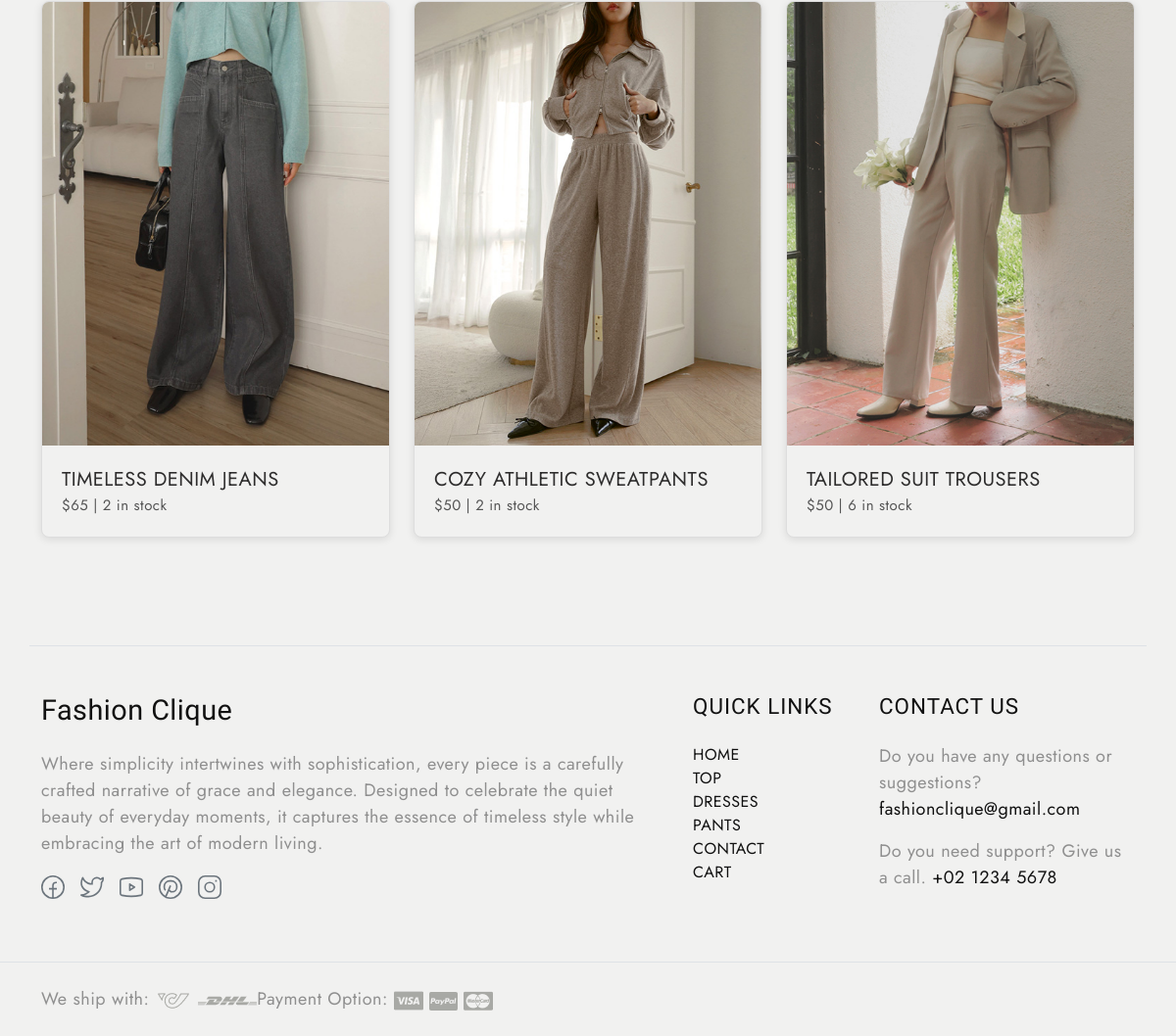
The app's page /pants (lower part), older data.
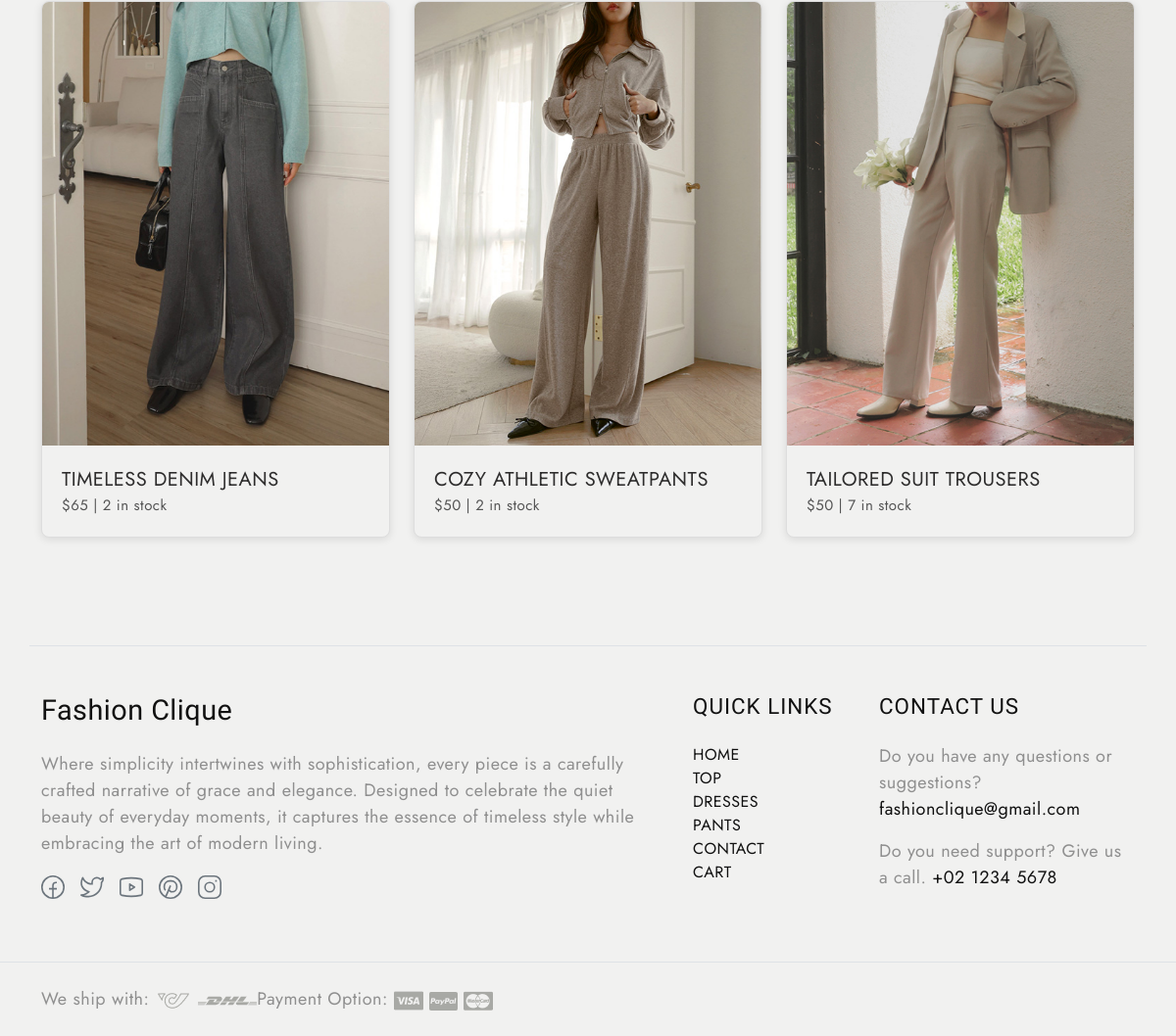
The same page, newer data.
### tables this page shows
CREATE TABLE products (id INTEGER PRIMARY KEY AUTOINCREMENT, name TEXT NOT NULL, type TEXT NOT NULL, price INTEGER NOT NULL, img TEXT NOT NULL, stock INTEGER NOT NULL);

### app.py (the view)
@app.route('/pants')
def pants():
    products = get_products("pants")
    return render_template('pants.html', products=products)

### app.py (called while the page is built)
def get_products(product_type):
    conn = sqlite3.connect(DB_PATH)
    c = conn.cursor()
    if product_type:
        c.execute("SELECT * FROM products WHERE type=?", (product_type,))
    products = c.fetchall()  # Fetch all rows
    conn.close()
    return products

### templates/pants.html (shortened to what this page needs)
<!DOCTYPE html>
<html lang="en">
<head>
  <link href="https://cdn.jsdelivr.net/npm/bootstrap@5.3.0-alpha3/dist/css/bootstrap.min.css" rel="stylesheet"
>
  <link rel="stylesheet" type="text/css" href="{{ url_for('static', filename='css/vendor.css') }}">
  <link rel="stylesheet" href="https://cdn.jsdelivr.net/npm/swiper@9/swiper-bundle.min.css" />
  <link rel="stylesheet" type="text/css" href="{{ url_for('static', filename='css/style.css') }}">
</head>
<body class="homepage">
  <section id="best-sellers" class="best-sellers py-2 position-relative bg-light">
    <div class="container ">
      <div class="row g-4 bg-light">
        {% for product in products %}
        <div class="col-md-4">
          <div class="product-item image-zoom-effect link-effect bg-light">
            <div class="image-holder">
              <div
                class="image-wrapper {% if product[5] == 0 %}out-of-stock{% endif %}"
              >
                  <img
                    src="{{ url_for('static', filename=product[4]) }}"
                    alt="product"
                    class="product-image img-fluid"
                  />
              </div>
            </div>
            <div class="product-content">
              <div class="product-name">
                <span>{{ product[1] }}</span>
              </div>
              <div class="product-info">
                <span class="price">${{ product[3] }}</span>
                <span>|</span>
                <span class="stock">
                  {% if product[5] == 0 %} Unavailable {% else %} {{
                  product[5] }} in stock {% endif %}
                </span>
              </div>
            </div>
          </div>
        </div>
        {% endfor %}
      </div>
    </div>
  </section>
  <footer id="footer" class="bg-light">
    <div class="container ">
      <br><br>
      <div class="row d-flex flex-wrap py-5 border-top">
        <div class="col-md-7 col-sm-6">
          <div class="footer-menu footer-menu-001">
            <div class="footer-intro mb-4">
              <h4>Fashion Clique</h4>
            </div>
            <p>Where simplicity intertwines with sophistication, every piece is a carefully crafted
              narrative of grace and elegance. Designed to celebrate the quiet beauty of everyday moments,
              it captures the essence of timeless style while embracing the art of modern living.</p>
            <div class="social-links">
              <ul class="list-unstyled d-flex flex-wrap gap-3">
                <li>
                  <a href="https://www.facebook.com" class="text-secondary">
                    <svg width="24" height="24" viewBox="0 0 24 24">
                      <use xlink:href="#facebook"></use>
                    </svg>
                  </a>
                </li>
                <li>
                  <a href="https://www.twitter.com" class="text-secondary">
                    <svg width="24" height="24" viewBox="0 0 24 24">
                      <use xlink:href="#twitter"></use>
                    </svg>
                  </a>
                </li>
                <li>
                  <a href="https://www.youtube.com" class="text-secondary">
                    <svg width="24" height="24" viewBox="0 0 24 24">
                      <use xlink:href="#youtube"></use>
                    </svg>
                  </a>
                </li>
                <li>
                  <a href="https://www.pinterest.com" class="text-secondary">
                    <svg width="24" height="24" viewBox="0 0 24 24">
                      <use xlink:href="#pinterest"></use>
                    </svg>
                  </a>
                </li>
                <li>
                  <a href="https://www.instagram.com" class="text-secondary">
                    <svg width="24" height="24" viewBox="0 0 24 24">
                      <use xlink:href="#instagram"></use>
                    </svg>
                  </a>
                </li>
              </ul>
            </div>
          </div>
        </div>
        <div class="col-md-2 col-sm-6">
          <div class="footer-menu footer-menu-002">
            <h5 class="widget-title text-uppercase mb-4">Quick Links</h5>
            <ul class="menu-list list-unstyled text-uppercase border-animation-left fs-6">
              <li class="menu-item">
                <a href="/index" class="item-anchor">Home</a>
              </li>
              <li class="menu-item">
                <a href="/top" class="item-anchor">Top</a>
              </li>
              <li class="menu-item">
                <a href="/dresses" class="item-anchor">Dresses</a>
              </li>
              <li class="menu-item">
                <a href="/pants" class="item-anchor">Pants</a>
              </li>
              <li class="menu-item">
                <a href="/contact" class="item-anchor">Contact</a>
              </li>
              <li class="menu-item">
                <a href="/cart" class="item-anchor">Cart</a>
              </li>
            </ul>
          </div>
        </div>
        <div class="col-md-3 col-sm-6">
          <div class="footer-menu footer-menu-004 border-animation-left">
            <h5 class="widget-title text-uppercase mb-4">Contact Us</h5>
            <p>Do you have any questions or suggestions? <a href="mailto:fashionclique@gmail.com"
                class="item-anchor">fashionclique@gmail.com</a></p>
            <p>Do you need support? Give us a call. <a href="tel:+02 1234 5678" class="item-anchor">+02 1234 5678</a>
            </p>
          </div>
          </div>
        </div>
      </div>
    <div class="border-top py-4">
      <div class="container">
        <div class="row">
          <div class="col-md-6 d-flex flex-wrap">
            <div class="shipping">
              <span>We ship with:</span>
              <img src="{{ url_for('static', filename='images/arct-icon.png') }}" alt="icon">
              <img src="{{ url_for('static', filename='images/dhl-logo.png') }}" alt="icon">
            </div>
            <div class="payment-option">
              <span>Payment Option:</span>
              <img src="{{ url_for('static', filename='images/visa-card.png') }}" alt="card">
              <img src="{{ url_for('static', filename='images/paypal-card.png') }}" alt="card">
              <img src="{{ url_for('static', filename='images/master-card.png') }}" alt="card">
            </div>
          </div>
        </div>
      </div>
    </div>
  </footer>
</body>
</html>

### static/css/style.css (style rules this page uses)
body { --heading-font: "Marcellus", Roboto, sans-serif; --heading-font-weight: 400; --heading-color: #111; --heading-line-height: 1.24; --swiper-theme-color: #8c907e; --bs-body-font-family: "Jost", Roboto, sans-serif; --bs-body-font-size: 18px; --bs-body-font-weight: 400; --bs-body-line-height: 1.5; --bs-body-color: #8f8f8f; --bs-body-color-rgb: 143, 143, 143; --bs-primary: #8c907e; --bs-secondary: #6c757d; --bs-black: #111; --bs-light: #f1f1f0; --bs-dark: #212529; --bs-gray: #9aa1a7; --bs-gray-dark: #51565b; --bs-primary-rgb: 140, 144, 126; --bs-secondary-rgb: 108, 117, 125; --bs-black-rgb: 17, 17, 17; --bs-light-rgb: 241, 241, 240; --bs-dark-rgb: 33, 37, 41; --bs-link-color: #111; --bs-link-color-rgb: 17, 17, 17; --bs-link-decoration: underline; --bs-link-hover-color: #111; --bs-link-hover-color-rgb: 17, 17, 17; }
body { letter-spacing: 0.03rem; }
h1, .h1, h2, .h2, h3, .h3, h4, .h4, h5, .h5, h6, .h6 { font-family: var(--heading-font); font-weight: var(--heading-font-weight); color: var(--heading-color); line-height: var(--heading-line-height); }
h5, h6 { letter-spacing: 1px; }
h4, .h4 { font-size: 1.8rem; }
h5, .h5 { font-size: 1.4rem; }
a { text-decoration: none; }
.image-zoom-effect { display: flex; flex-wrap: wrap; }
.image-zoom-effect .image-holder { width: 100%; height: auto; overflow: hidden; transform: scale(1); transition: transform 0.3s cubic-bezier(0.25, 0.46, 0.45, 0.94); }
.image-zoom-effect img { transform: scale(1); will-change: transform; transition: transform 0.3s cubic-bezier(0.25, 0.46, 0.45, 0.94); z-index: 0; }
.border-animation-left .item-anchor { position: relative; margin-bottom: 20px; }
.border-animation-left .item-anchor:after { content: ""; position: absolute; width: 0; height: 1px; left: 0; bottom: 0; z-index: 9; background: var(--bs-dark); transition: all 0.5s ease; }
.border-animation-left.light-border .item-anchor:after, .border-animation-left .item-anchor:after { background: var(--bs-dark); }
.product-item { position: relative; overflow: hidden; border: 1px solid #ddd; border-radius: 8px; box-shadow: 0 2px 8px rgba(0, 0, 0, 0.1); margin-bottom: 0px; background-color: #fff; display: flex; flex-direction: column; height: 100%; }
.product-image { width: 100%; height: 100%; object-fit: cover; transition: transform 0.3s ease-in-out, filter 0.3s ease; }
.product-content { padding: 20px; display: flex; flex-direction: column; }
.product-name { font-size: 20px; color: #2e2d2d; justify-content: space-between; align-items: center; }
.product-info { font-size: 15px; color: #555; justify-content: space-between; align-items: center; }
.product-info .price { text-align: left; flex: 1; }
.product-info .stock { text-align: right; flex: 1; }
.image-holder { position: relative; }
.image-wrapper { position: relative; }

Row changes from the older to the newer data that the page shows:
changed products "TAILORED SUIT TROUSERS": stock "6" → "7"
